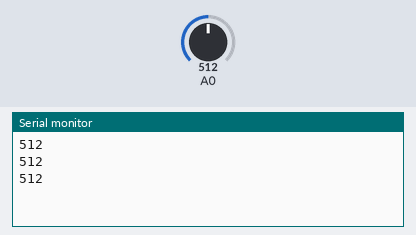
Simulated run of this sketch. Board: Arduino Uno, built with avr-gcc and run on an emulated ATmega328P. Shown: the last lines printed to the serial monitor. Inputs (shaded band) come from the test bench; at power-on: A0 = 512.

Above: at 1.3 s.
1.4 s: A0 set to 716
At 1.9 s:
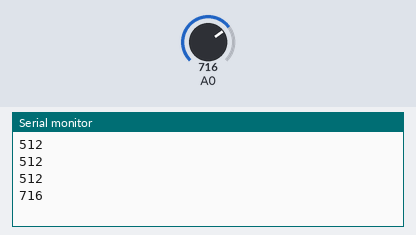
2.9 s: A0 set to 900
At 3.4 s:
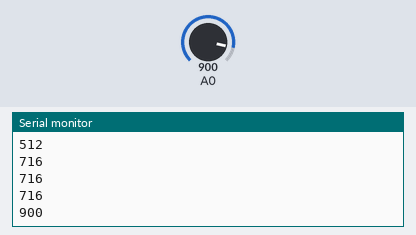
Timing chart, 0 to 5.9 s (numbered marks = the images above; inputs shaded):
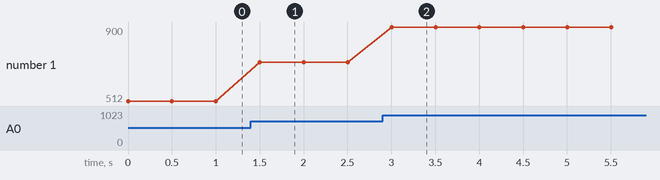

Measured:
- after the input at 1.4 s, the serial monitor: prints a new line after 0.10 s (image 1)
- after the input at 2.9 s, the serial monitor: prints a new line after 0.10 s (image 2)
- plotted number 1: 512 → 716 after the input at 1.4 s, 716 → 900 after the input at 2.9 s

The sketch:

ADC_Example.ino
```cpp
int analogvalue;
void setup() {
  // put your setup code here, to run once:
  pinMode(A0,INPUT);
  Serial.begin(9600);
}

void loop() {
  // put your main code here, to run repeatedly:
  analogvalue=analogRead(A0);
  Serial.println(analogvalue);
  delay(500);
}
```
